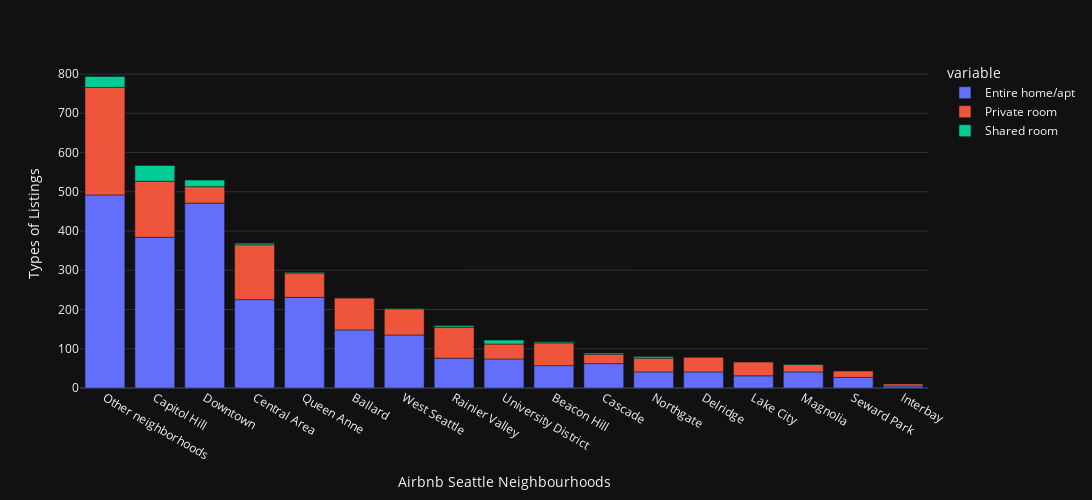

Notebook source saved alongside this figure:
### Code cell
barplot_template(room_type_bars_df, 'Types of Listings', ' Airbnb Seattle Neighbourhoods')

### Figure 1 — Plotly figure (JSON) as saved in the notebook; plotly's stock layout.template omitted (floating-point values rounded to 4 significant figures)
{"data": [{"alignmentgroup": "True", "hovertemplate": "variable=Entire home/apt<br>neighbourhood_group_cleansed=%{x}<br>value=%{y}<extra></extra>", "legendgroup": "Entire home/apt", "marker": {"color": "#636efa"}, "name": "Entire home/apt", "offsetgroup": "Entire home/apt", "orientation": "v", "showlegend": true, "textposition": "auto", "type": "bar", "x": ["Other neighborhoods", "Capitol Hill", "Downtown", "Central Area", "Queen Anne", "Ballard", "West Seattle", "Rainier Valley", "University District", "Beacon Hill", "Cascade", "Northgate", "Delridge", "Lake City", "Magnolia", "Seward Park", "Interbay"], "xaxis": "x", "y": [492, 384, 471, 225, 231, 148, 135, 76, 74, 57, 62, 41, 41, 31, 41, 27, 5], "yaxis": "y"}, {"alignmentgroup": "True", "hovertemplate": "variable=Private room<br>neighbourhood_group_cleansed=%{x}<br>value=%{y}<extra></extra>", "legendgroup": "Private room", "marker": {"color": "#EF553B"}, "name": "Private room", "offsetgroup": "Private room", "orientation": "v", "showlegend": true, "textposition": "auto", "type": "bar", "x": ["Other neighborhoods", "Capitol Hill", "Downtown", "Central Area", "Queen Anne", "Ballard", "West Seattle", "Rainier Valley", "University District", "Beacon Hill", "Cascade", "Northgate", "Delridge", "Lake City", "Magnolia", "Seward Park", "Interbay"], "xaxis": "x", "y": [274, 143, 42, 140, 62, 82, 67, 79, 38, 58, 24, 35, 38, 36, 19, 17, 6], "yaxis": "y"}, {"alignmentgroup": "True", "hovertemplate": "variable=Shared room<br>neighbourhood_group_cleansed=%{x}<br>value=%{y}<extra></extra>", "legendgroup": "Shared room", "marker": {"color": "#00cc96"}, "name": "Shared room", "offsetgroup": "Shared room", "orientation": "v", "showlegend": true, "textposition": "auto", "type": "bar", "x": ["Other neighborhoods", "Capitol Hill", "Downtown", "Central Area", "Queen Anne", "Ballard", "West Seattle", "Rainier Valley", "University District", "Beacon Hill", "Cascade", "Northgate", "Delridge", "Lake City", "Magnolia", "Seward Park", "Interbay"], "xaxis": "x", "y": [28, 40, 17, 4, 2, 0, 1, 4, 10, 3, 3, 4, 0, 0, 1, 0, 0], "yaxis": "y"}], "layout": {"autosize": false, "barmode": "relative", "height": 500, "legend": {"title": {"text": "variable"}, "tracegroupgap": 0}, "margin": {"t": 60}, "width": 1400, "xaxis": {"anchor": "y", "domain": [0, 1], "tickmode": "array", "title": {"font": {"size": 14}, "text": " Airbnb Seattle Neighbourhoods"}}, "yaxis": {"anchor": "x", "domain": [0, 1], "tickmode": "array", "title": {"font": {"size": 14}, "text": "Types of Listings"}}}}
